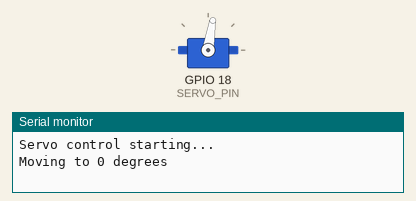
This sketch was run on a simulated ESP32. On the bench: servo, the last lines printed to the serial monitor.

Above: at 1.9 s.
At 3.65 s:
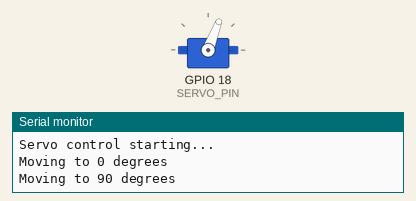
At 5.1 s:
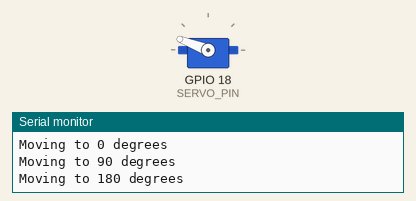
At 6.6 s:
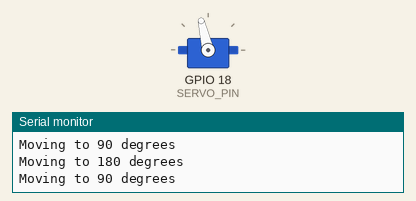
Timing chart, 0 to 12.0 s (numbered marks = the images above):
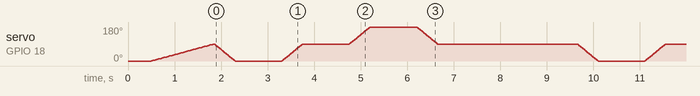

The sketch:

servo_control.ino
```cpp
// ============================================================
// servo_control.ino
// ESP32 + MG90S Servo — Learning Build
// Lou | May 2026
//
// Features:
// - Smooth servo movement (one degree at a time)
// - Angle limits with constrain()
// - Home position function
// - Known starting position on boot
// ============================================================

#include <ESP32Servo.h>

// --- Angle limits ---
const int MIN_ANGLE = 0;
const int MAX_ANGLE = 180;

// --- Pin and servo object ---
const int SERVO_PIN = 18;
Servo myServo;

void setup() {
  Serial.begin(115200);
  Serial.println("Servo control starting...");
  myServo.attach(SERVO_PIN);

  // Force known starting position before any read()
  myServo.write(0);
  delay(500);

  homePosition();
}

void loop() {
  Serial.println("Moving to 0 degrees");
  moveServoSmooth(0, 5);
  delay(1000);

  Serial.println("Moving to 90 degrees");
  moveServoSmooth(90, 5);
  delay(1000);

  Serial.println("Moving to 180 degrees");
  moveServoSmooth(180, 5);
  delay(1000);

  Serial.println("Moving to 90 degrees");
  moveServoSmooth(90, 5);
  delay(3000);
}

void moveServoSmooth(int targetAngle, int delayMs) {
  targetAngle = constrain(targetAngle, MIN_ANGLE, MAX_ANGLE);
  int currentAngle = myServo.read();
  while (currentAngle != targetAngle) {
    if (targetAngle > currentAngle) {
      currentAngle++;
      myServo.write(currentAngle);
      delay(delayMs);
    }
    else if (targetAngle < currentAngle) {
      currentAngle--;
      myServo.write(currentAngle);
      delay(delayMs);
    }
  }
}

void homePosition() {
  moveServoSmooth(90, 15);
}
```
